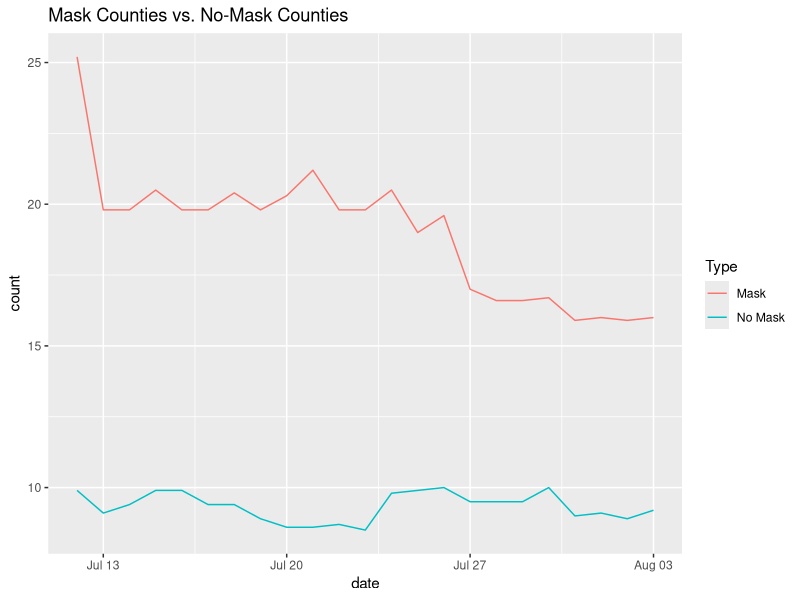

Here is the R script that generated this plot:
## ---- chunk 1
library(tidyverse)
library(png)
library(grid)
library(ggplot2)
library(dplyr)
library(chron)
## ---- chunk 2
df <- tribble(
  ~date, ~count,
  "7/12/2020", 25.2,
  "7/13/2020", 19.8,
  "7/14/2020", 19.8,
  "7/15/2020", 20.5,
  "7/16/2020", 19.8,
  "7/17/2020", 19.8, 
  "7/18/2020", 20.4,
  "7/19/2020", 19.8,
  "7/20/2020", 20.3, 
  "7/21/2020", 21.2,
  "7/22/2020", 19.8,
  "7/23/2020", 19.8, 
  "7/24/2020", 20.5,
  "7/25/2020", 19,
  "7/26/2020", 19.6, 
  "7/27/2020", 17,
  "7/28/2020", 16.6,
  "7/29/2020", 16.6,
  "7/30/2020", 16.7,
  "7/31/2020", 15.9,
  "8/1/2020", 16, 
  "8/2/2020", 15.9,
  "8/3/2020", 16,
  
)
df
## ---- chunk 3
df2 <- tribble(
  ~date, ~count,
  "7/12/2020", 9.9,
  "7/13/2020", 9.1,
  "7/14/2020", 9.4,
  "7/15/2020", 9.9,
  "7/16/2020", 9.9,
  "7/17/2020", 9.4, 
  "7/18/2020", 9.4,
  "7/19/2020", 8.9,
  "7/20/2020", 8.6, 
  "7/21/2020", 8.6,
  "7/22/2020", 8.7,
  "7/23/2020", 8.5, 
  "7/24/2020", 9.8,
  "7/25/2020", 9.9,
  "7/26/2020", 10, 
  "7/27/2020", 9.5,
  "7/28/2020", 9.5,
  "7/29/2020", 9.5,
  "7/30/2020", 10,
  "7/31/2020", 9,
  "8/1/2020", 9.1, 
  "8/2/2020", 8.9,
  "8/3/2020", 9.2,
  
)
df2
## ---- chunk 4
df3 <- df %>%  mutate(Type = 'Mask') %>%
       bind_rows(df2 %>%
           mutate(Type = 'No Mask'))
## ---- chunk 5
df3
## ---- chunk 6
mdate <- c(
  "7/13/2020", 
  "7/14/2020", 
  "7/15/2020", 
  "7/16/2020", 
  "7/17/2020",  
  "7/18/2020", 
  "7/19/2020",
  "7/20/2020",  
  "7/21/2020", 
  "7/22/2020", 
  "7/23/2020",  
  "7/24/2020", 
  "7/25/2020", 
  "7/26/2020",  
  "7/27/2020", 
  "7/28/2020", 
  "7/29/2020", 
  "7/30/2020", 
  "7/31/2020", 
  "8/1/2020",  
  "8/2/2020",
  "8/3/2020")

mdf <- data.frame(mdate)
## ---- chunk 7
df3 <- df %>%  mutate(Type = 'Mask') %>%
       bind_rows(df2 %>%
           mutate(Type = 'No Mask'))
## ---- chunk 8
df4 <- 
mutate(df3, date= as.Date(date, format= "%m/%d/%Y"))
df4
## ---- chunk 9
ggplot(df4, aes(y = count,x = date,color = Type)) + 
  geom_line() +
  ggtitle("Mask Counties vs. No-Mask Counties")
